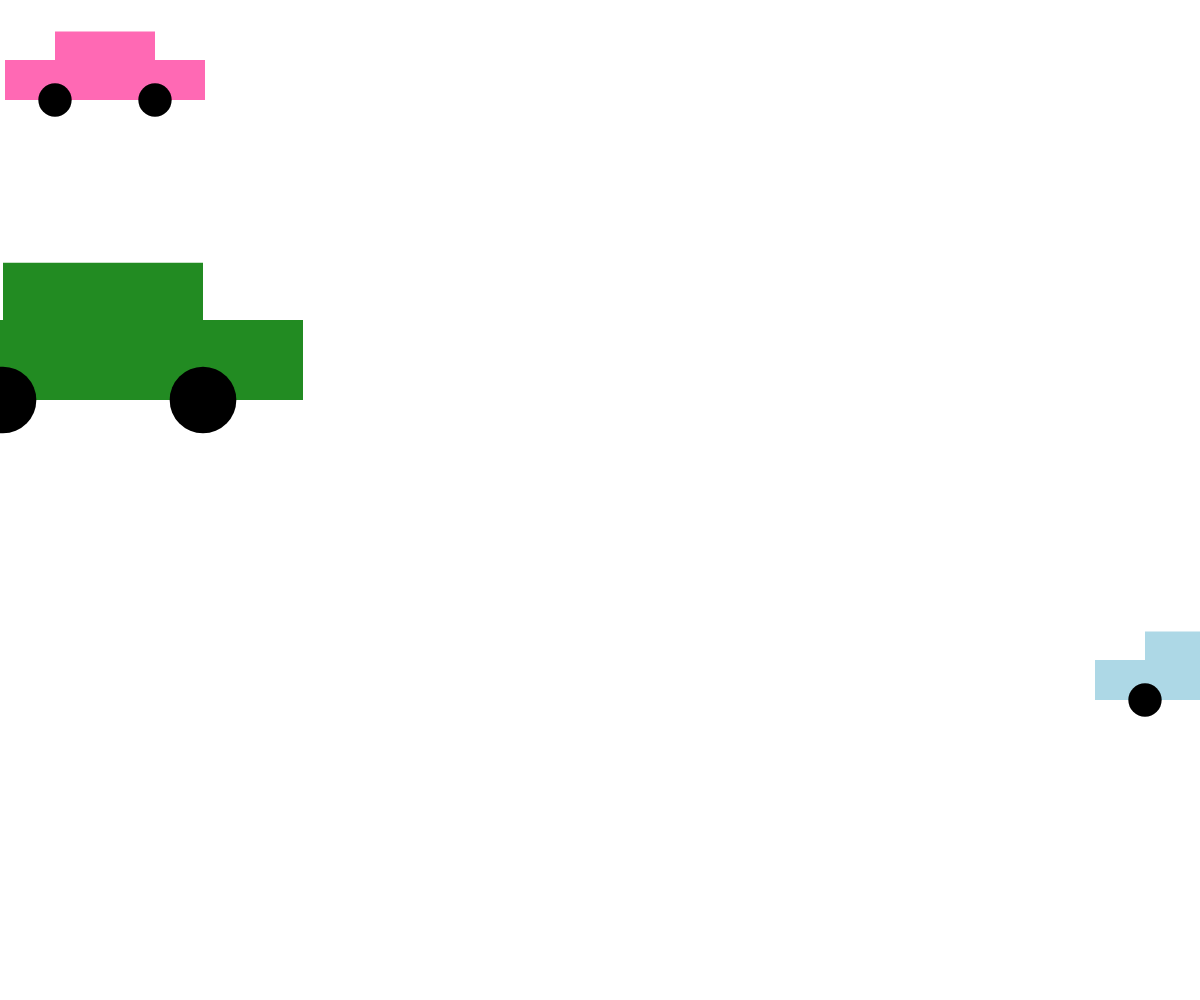
Frame 1 (no input)
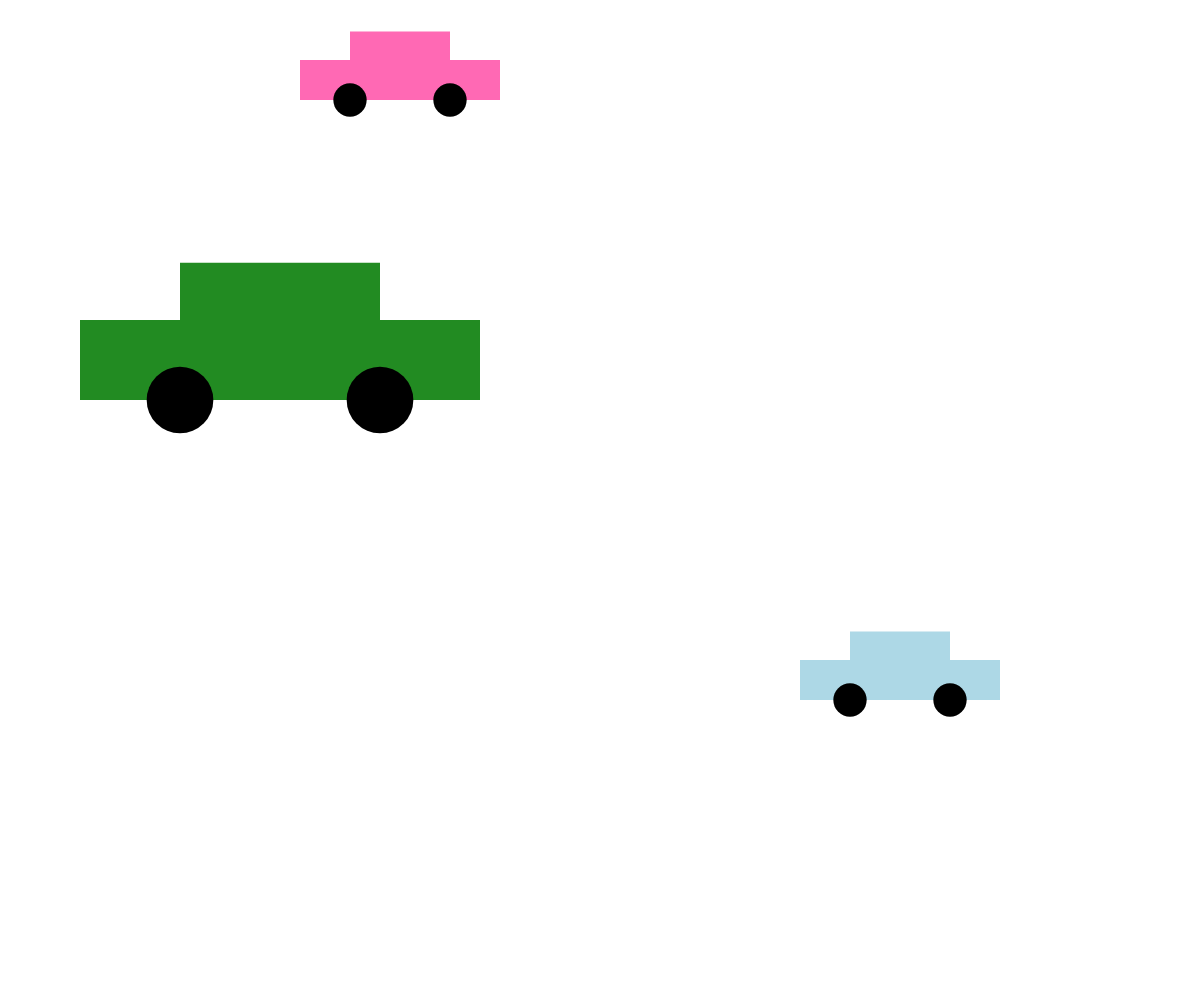
Frame 60 (no input)
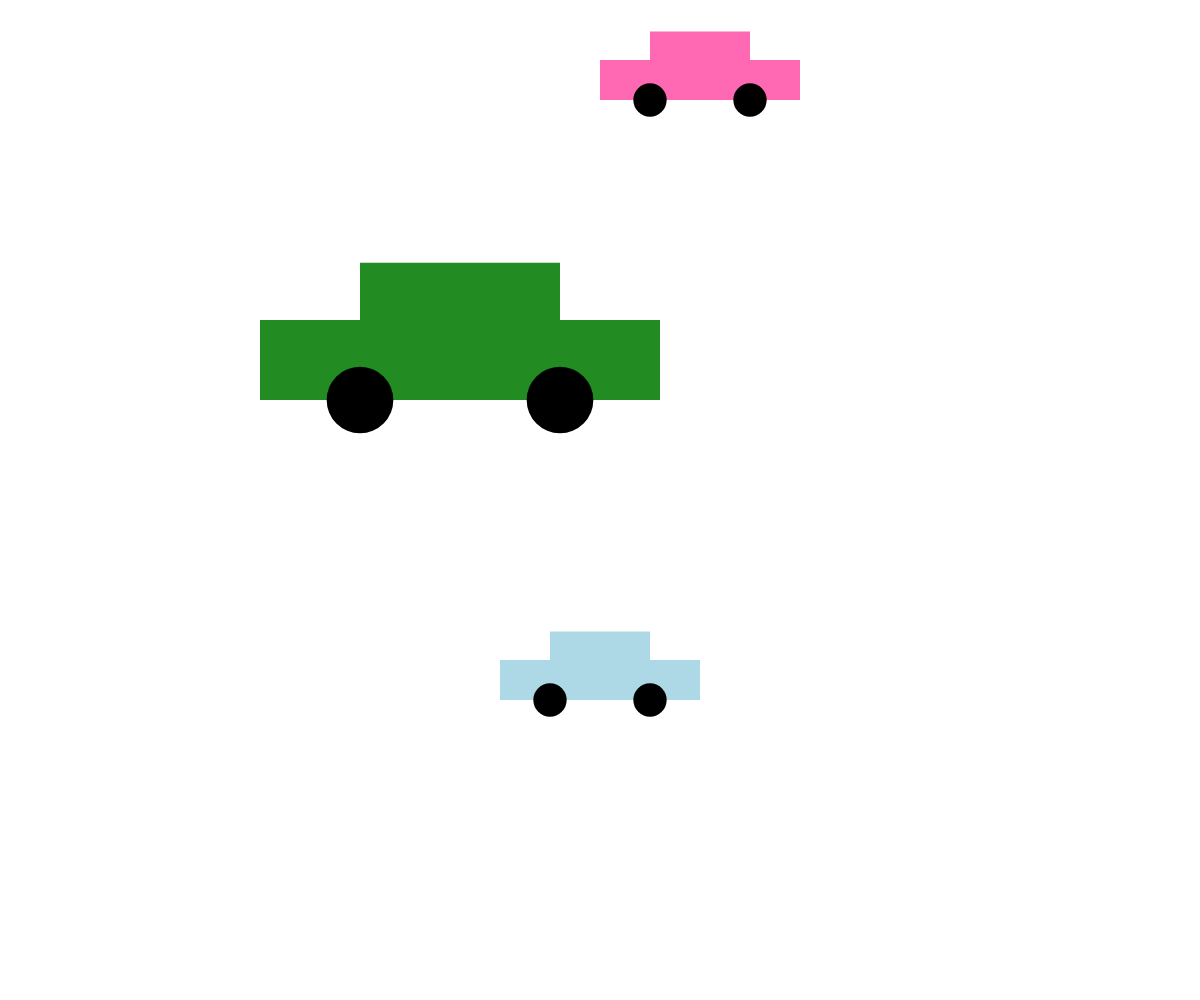
Frame 120 (the mouse pressed at the canvas centre since frame 60)

The p5.js sketch that drew these frames (run headless with seeded random() and noise() and a simulated clock; from frame 60 on, the mouse is pressed at the canvas centre):

// p5.js sketch
// ── sketch.js
const canvasWidth = window.innerWidth;
const canvasHeight = window.innerHeight; 

// feel free to change these values as you like!
const c1 = {
    x: 100,
    y: 100,
    width: 200,
    speed: 5,
    color: 'hotpink'
};
const c2 = {
    x: canvasWidth,
    y: 700,
    width: 200,
    speed: -5,
    color: 'lightblue'
};
const c3 = {
    x: 100,
    y: 400,
    width: 400,
    speed: 3,
    color: 'forestgreen'
};


// required to set up the canvas:
function setup() {
    createCanvas(canvasWidth, canvasHeight);
}


// animation loop:
function draw() {
    // clear the canvas:
    clear();

    // move the car:
    c1.x += c1.speed;
    c2.x += c2.speed;
    c3.x += c3.speed;

    if (c1.x > canvasWidth + 300) {
        c1.x = -300;
    }

    if (c2.x < 0 - 300) {
        c2.x = canvasWidth;
    }
    if (c3.x > canvasWidth + 300) {
        c3.x = -300;
    }

    // redraw the car:
    drawCar(c1.x, c1.y, c1.width, c1.color);
    drawCar(c2.x, c2.y, c2.width, c2.color);
    drawCar(c3.x, c3.y, c3.width, c3.color);
    
    // draw the grid (optional -- feel free to remove this line):
    // drawGrid(canvasWidth, canvasHeight);
}


// this function's job is to draw a car based on the 
// parameters the user passes in (x, y, size, fillColor, and wheelColor)
function drawCar(x, y, size, fillColor, wheelColor='black') {
    strokeWeight(0);
    
    // body
    fill(fillColor);
    rect(x - size/4, y - (size/5 + size/7), size / 2, size/7); // top
    rect(x - size/2, y - size/5, size, size/5); // bottom

    // wheels:
    fill(wheelColor);
    circle(x - size / 4, y, size / 6);
    circle(x + size / 4, y, size / 6);
}
